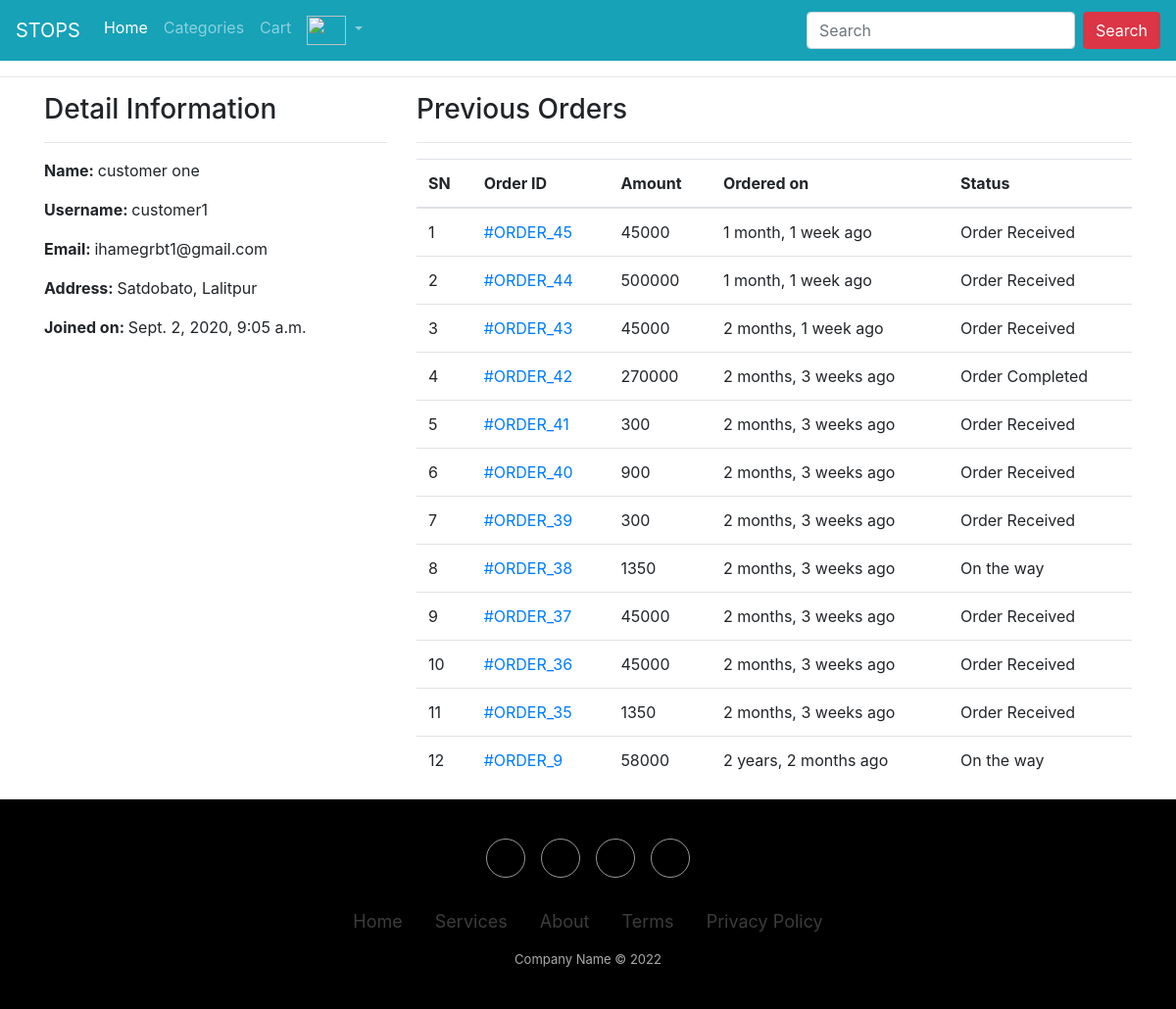
Page /profile/ (signed in) on the committed database.
### ecomapp/models.py (models this page shows, shortened)
class Customer(models.Model):
    user = models.OneToOneField(User, on_delete=models.CASCADE)
    full_name = models.CharField(max_length=200)
    address = models.CharField(max_length=200, null=True, blank=True)
    joined_on = models.DateTimeField(auto_now_add=True)

class Order(models.Model):
    cart = models.OneToOneField(Cart, on_delete=models.CASCADE)
    ordered_by = models.CharField(max_length=200)
    shipping_address = models.CharField(max_length=200)
    mobile = models.CharField(max_length=10)
    email = models.EmailField(null=True, blank=True)
    subtotal = models.PositiveIntegerField()
    discount = models.PositiveIntegerField()
    total = models.PositiveIntegerField()
    order_status = models.CharField(max_length=50, choices=ORDER_STATUS)
    created_at = models.DateTimeField(auto_now_add=True)
    payment_method = models.CharField(
        max_length=20, choices=METHOD, default="Cash On Delivery")
    payment_completed = models.BooleanField(
        default=False, null=True, blank=True)

### ecomapp/views.py (the view)
# urls.py: path("profile/", CustomerProfileView.as_view(), name="customerprofile"),
class CustomerProfileView(TemplateView):
    template_name = "customerprofile.html"
    def dispatch(self, request, *args, **kwargs):
        if request.user.is_authenticated and Customer.objects.filter(user=request.user).exists():
            pass
        else:
            return redirect("/login/?next=/profile/")
        return super().dispatch(request, *args, **kwargs)
    def get_context_data(self, **kwargs):
        context = super().get_context_data(**kwargs)
        customer = self.request.user.customer
        context['customer'] = customer
        orders = Order.objects.filter(cart__customer=customer).order_by("-id")
        context["orders"] = orders
        return context

### templates/customerprofile.html (shortened to what this page needs)
{% extends 'base1.html' %}
{% block content %}
<div class="container">
    <div class="row">
        <div class="col-md-4">
            <h3>Detail Information</h3><hr>
            <p><span class="font-weight-bold">Name: </span> {{customer.full_name}}</p>
            <p><span class="font-weight-bold">Username: </span> {{customer.user.username}}</p>
            <p><span class="font-weight-bold">Email: </span> {{customer.user.email}}</p>
            <p><span class="font-weight-bold">Address: </span> {{customer.address}}</p>
            <p><span class="font-weight-bold">Joined on: </span> {{customer.joined_on}}</p>
        </div>
        <div class="col-md-8">
            <h3>Previous Orders</h3>
            <hr>
            <table class="table">
                <thead>
                    <tr>
                        <th>SN</th>
                        <th>Order ID</th>
                        <th>Amount</th>
                        <th>Ordered on</th>
                        <th>Status</th>
                    </tr>
                </thead>
                <tbody>
                    {% for ord in orders %}
                    <tr>
                        <td>{{forloop.counter}}</td>
                        <td><a href="{% url 'ecomapp:customerorderdetail' ord.pk %}"> #ORDER_{{ord.id}}</a></td>
                        <td>{{ord.total}}</td>
                        <td>{{ord.created_at|timesince}} ago</td>
                        <td>{{ord.order_status}}</td>
                    </tr>
                    {% endfor %}
                </tbody>
            </table>
        </div>
    </div>
</div>
{% endblock %}

### rows in the picture
Customer: full_name "customer one", user.username "customer1", user.email "ihamegrbt1@gmail.com", address "Satdobato, Lalitpur", joined_on "Sept. 2, 2020, 9:05 a.m."
Order: id "45", total "45000", created_at "1 month, 1 week", order_status "Order Received"
Order: id "44", total "500000", created_at "1 month, 1 week", order_status "Order Received"
Order: id "43", total "45000", created_at "2 months, 1 week", order_status "Order Received"
Order: id "42", total "270000", created_at "2 months, 3 weeks", order_status "Order Completed"
Order: id "41", total "300", created_at "2 months, 3 weeks", order_status "Order Received"
Order: id "40", total "900", created_at "2 months, 3 weeks", order_status "Order Received"
Order: id "39", total "300", created_at "2 months, 3 weeks", order_status "Order Received"
Order: id "38", total "1350", created_at "2 months, 3 weeks", order_status "On the way"
Order: id "37", total "45000", created_at "2 months, 3 weeks", order_status "Order Received"
Order: id "36", total "45000", created_at "2 months, 3 weeks", order_status "Order Received"
Order: id "35", total "1350", created_at "2 months, 3 weeks", order_status "Order Received"
Order: id "9", total "58000", created_at "2 years, 2 months", order_status "On the way"
